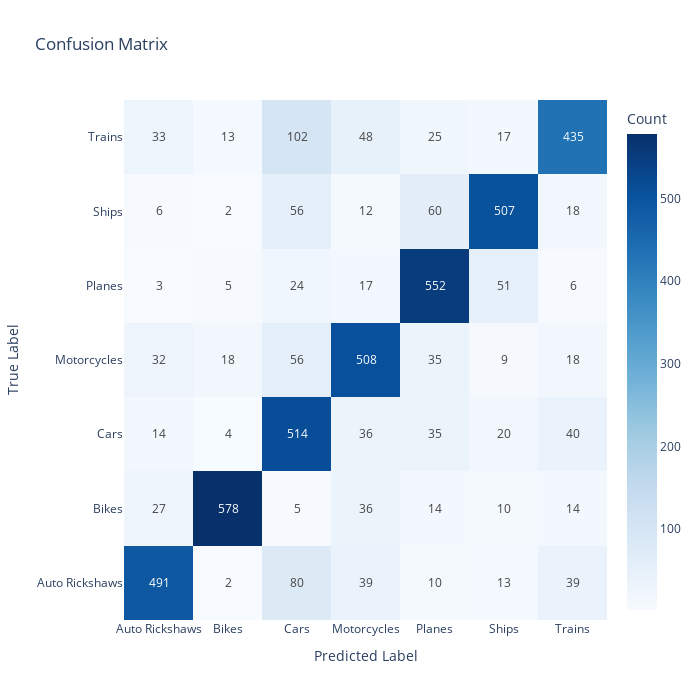

Notebook code cell kept with this figure:
### Code cell
best_checkpoint = best_result_lenetfive.checkpoint

model_lenetfive = LeNetFive(7)
with best_checkpoint.as_directory() as checkpoint_dir:
    checkpoint_path = os.path.join(checkpoint_dir, "checkpoint.pth")
    model_lenetfive.load_state_dict(torch.load(checkpoint_path))
    
model_lenetfive.to(device)

evaluate(model_lenetfive, 'test', (32, 32), MEAN, STD, device)

### Figure 1 — Plotly figure (JSON) as saved in the notebook; plotly's stock layout.template omitted (floating-point values rounded to 4 significant figures)
{"data": [{"colorbar": {"title": {"text": "Count"}}, "colorscale": [[0, "rgb(247,251,255)"], [0.125, "rgb(222,235,247)"], [0.25, "rgb(198,219,239)"], [0.375, "rgb(158,202,225)"], [0.5, "rgb(107,174,214)"], [0.625, "rgb(66,146,198)"], [0.75, "rgb(33,113,181)"], [0.875, "rgb(8,81,156)"], [1, "rgb(8,48,107)"]], "text": [[491, 2, 80, 39, 10, 13, 39], [27, 578, 5, 36, 14, 10, 14], [14, 4, 514, 36, 35, 20, 40], [32, 18, 56, 508, 35, 9, 18], [3, 5, 24, 17, 552, 51, 6], [6, 2, 56, 12, 60, 507, 18], [33, 13, 102, 48, 25, 17, 435]], "textfont": {"size": 12}, "texttemplate": "%{text}", "type": "heatmap", "x": ["Auto Rickshaws", "Bikes", "Cars", "Motorcycles", "Planes", "Ships", "Trains"], "y": ["Auto Rickshaws", "Bikes", "Cars", "Motorcycles", "Planes", "Ships", "Trains"], "z": [[491, 2, 80, 39, 10, 13, 39], [27, 578, 5, 36, 14, 10, 14], [14, 4, 514, 36, 35, 20, 40], [32, 18, 56, 508, 35, 9, 18], [3, 5, 24, 17, 552, 51, 6], [6, 2, 56, 12, 60, 507, 18], [33, 13, 102, 48, 25, 17, 435]]}], "layout": {"height": 700, "title": {"text": "Confusion Matrix"}, "width": 700, "xaxis": {"title": {"text": "Predicted Label"}}, "yaxis": {"title": {"text": "True Label"}}}}
